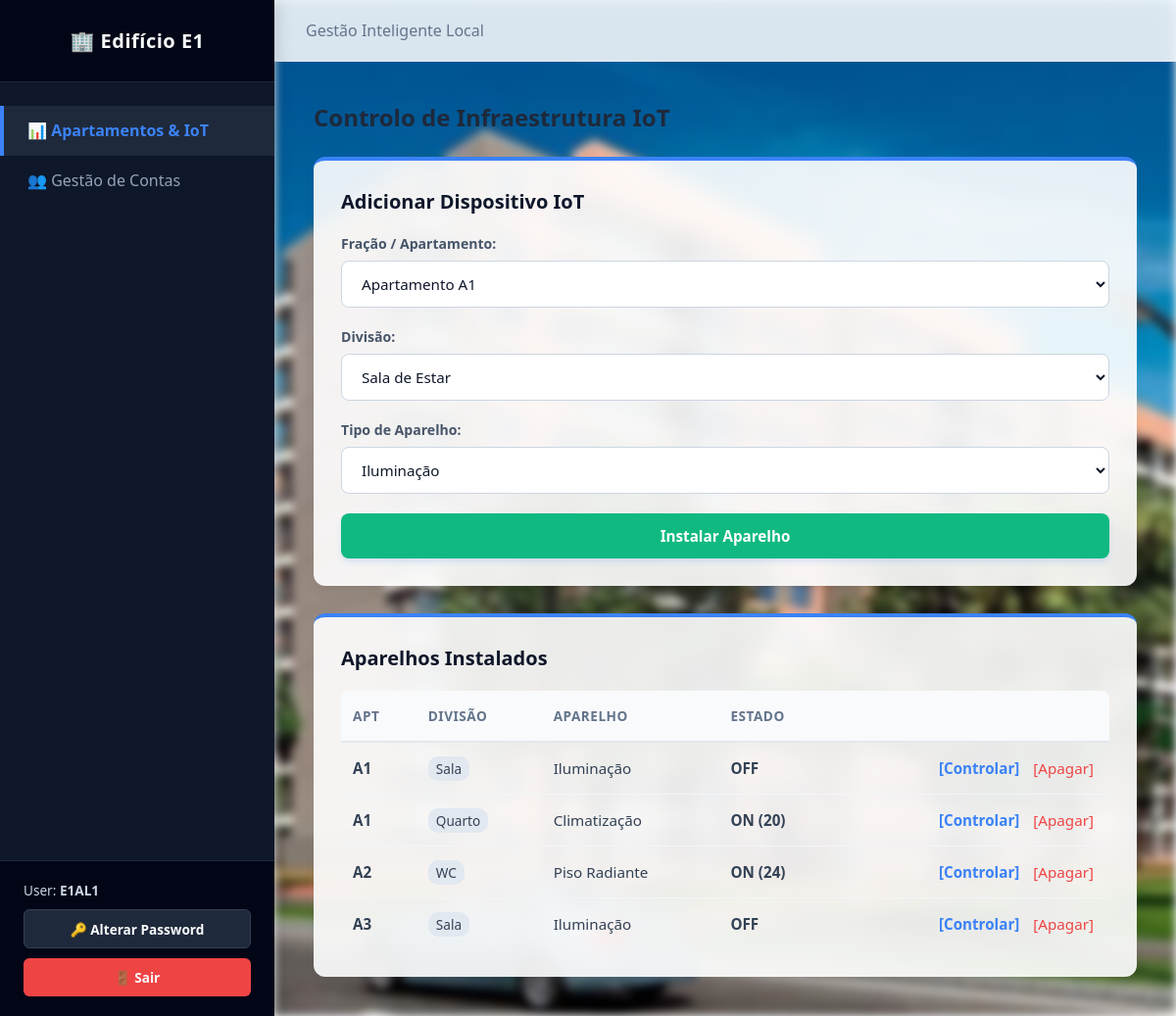
Before: /dashboard_al.php (signed in) with the older database file.
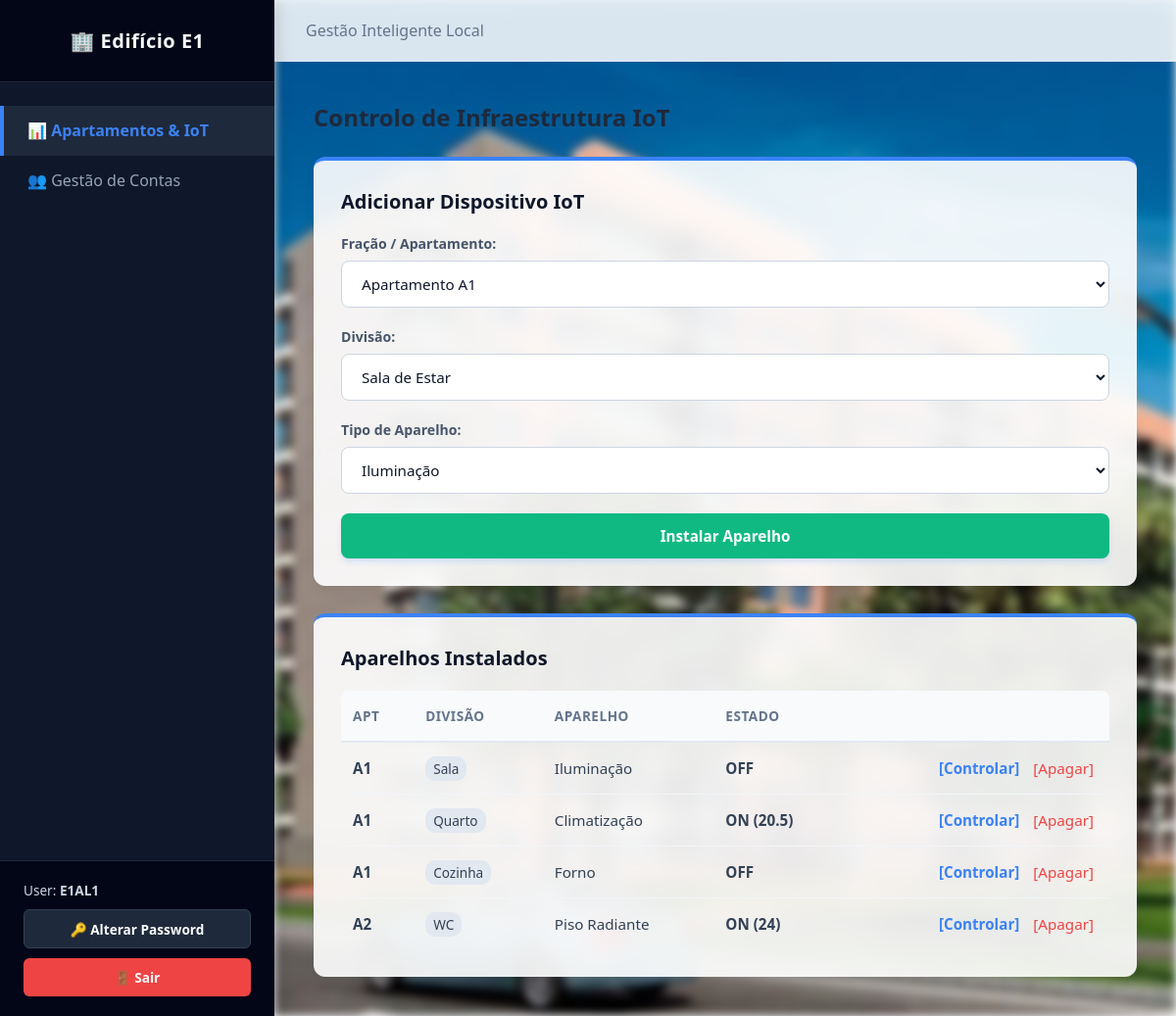
After: the same page with the newer database file.
### tables this page shows
CREATE TABLE equipamentos_iot (
    id_equipamento INTEGER PRIMARY KEY AUTOINCREMENT,
    tipo TEXT NOT NULL,          -- 'Iluminação', 'Climatização', 'Estores', 'Forno', etc.
    estado TEXT DEFAULT 'OFF',   
    id_edificio TEXT NOT NULL,   
    id_apartamento TEXT NOT NULL,
    divisao TEXT NOT NULL        -- 'Sala', 'Cozinha', 'Quarto', 'WC'
);

### dashboard_al.php (the view, shortened to what this page needs)
<?php
$user_id = $_SESSION['user_id'];
$user_tipo = $_SESSION['user_tipo'];
$db = new SQLite3('database.db');
if ($user_tipo === 'AG') {
    $meu_edificio = isset($_GET['edificio']) ? strtoupper(trim($_GET['edificio'])) : 'E1';
} else {
    preg_match('/^(E\d+)/i', $user_id, $matches);
    $meu_edificio = isset($matches[1]) ? strtoupper($matches[1]) : 'E1';
}
$tab_ativa = isset($_GET['tab']) ? $_GET['tab'] : 'apartamentos';
$stmt_dispositivos = $db->prepare("SELECT * FROM equipamentos_iot WHERE id_edificio = :edificio ORDER BY id_apartamento ASC");
$stmt_dispositivos->bindValue(':edificio', $meu_edificio, SQLITE3_TEXT);
$dispositivos = $stmt_dispositivos->execute();
?>
<!DOCTYPE html>
<html lang="pt">
<head>
    <link rel="stylesheet" href="css/styles.css?v=1.1">
</head>
<body>
    <div class="app-wrapper">
        <aside class="sidebar">
            <div>
                <div class="sidebar-header">🏢 Edifício <?php echo $meu_edificio; ?></div>
                <ul class="sidebar-menu">
                    <li class="sidebar-item <?php echo ($tab_ativa === 'apartamentos') ? 'active' : ''; ?>">
                        <a href="dashboard_al.php?edificio=<?php echo $meu_edificio; ?>&tab=apartamentos">📊 Apartamentos & IoT</a>
                    </li>
                    <li class="sidebar-item <?php echo ($tab_ativa === 'contas') ? 'active' : ''; ?>">
                        <a href="dashboard_al.php?edificio=<?php echo $meu_edificio; ?>&tab=contas">👥 Gestão de Contas</a>
                    </li>
                </ul>
            </div>
            <div class="sidebar-footer">
                <div>User: <strong><?php echo $user_id; ?></strong></div>
                <a href="alterar_password.php" class="btn-sidebar-action">🔑 Alterar Password</a>
                <a href="index.html" class="btn-sidebar-action btn-sidebar-logout">🚪 Sair</a>
            </div>
        </aside>
        <div class="main-content">
            <header class="top-bar">
                <div>
                    <?php if ($user_tipo === 'AG'): ?>
                        <a href="dashboard_ag.php" class="btn-action" style="background:#64748b; color:white; text-decoration:none;">← Painel Geral AG</a>
                    <?php else: ?>
                        <span style="color:#64748b; font-weight:500;">Gestão Inteligente Local</span>
                    <?php endif; ?>
                </div>
            </header>
            <main class="container">
                <?php if ($tab_ativa === 'apartamentos'): ?>
                    <h2>Controlo de Infraestrutura IoT</h2>
                    <div class="grid-layout">
                        <div class="card" style="flex: 1 1 350px;">
                            <h3 class="card-title">Adicionar Dispositivo IoT</h3>
                            <form method="POST" action="dashboard_al.php?edificio=<?php echo $meu_edificio; ?>&tab=apartamentos">
                                <div class="form-group">
                                    <label>Fração / Apartamento:</label>
                                    <select name="iot_apt">
                                        <?php for($i=1; $i<=10; $i++) echo "<option value='A$i'>Apartamento A$i</option>"; ?>
                                    </select>
                                </div>
                                <div class="form-group">
                                    <label>Divisão:</label>
                                    <select id="iot_divisao" name="iot_divisao" onchange="atualizarAparelhos()">
                                        <option value="Sala">Sala de Estar</option>
                                    </select>
                                </div>
                                <div class="form-group">
                                    <label>Tipo de Aparelho:</label>
                                    <select id="iot_tipo" name="iot_tipo"></select>
                                </div>
                                <button type="submit" name="add_iot" class="btn-submit" style="background:#10b981;">Instalar Aparelho</button>
                            </form>
                        </div>
                        <div class="card" style="flex: 1 1 600px;">
                            <h3 class="card-title">Aparelhos Instalados</h3>
                            <div class="table-responsive">
                                <table>
                                    <thead><tr><th>Apt</th><th>Divisão</th><th>Aparelho</th><th>Estado</th><th></th></tr></thead>
                                    <tbody>
                                        <?php while($row = $dispositivos->fetchArray(SQLITE3_ASSOC)): ?>
                                            <tr>
                                                <td><strong><?php echo $row['id_apartamento']; ?></strong></td>
                                                <td><span style="background:#e2e8f0; padding:3px 8px; border-radius:10px; font-size:0.85rem;"><?php echo $row['divisao']; ?></span></td>
                                                <td><?php echo $row['tipo']; ?></td>
                                                <td><strong><?php echo $row['estado']; ?></strong></td>
                                                <td>
                                                    <a href="dashboard_clt.php?simular_apt=<?php echo $row['id_apartamento']; ?>&simular_edf=<?php echo $meu_edificio; ?>" style="color:#3b82f6; text-decoration:none; font-weight:bold; margin-right:10px;">[Controlar]</a>
                                                    <a href="dashboard_al.php?edificio=<?php echo $meu_edificio; ?>&tab=apartamentos&eliminar_iot=<?php echo $row['id_equipamento']; ?>" onclick="return confirm('Eliminar dispositivo?')" style="color:#ef4444; text-decoration:none;">[Apagar]</a>
                                                </td>
                                            </tr>
                                        <?php endwhile; ?>
                                    </tbody>
                                </table>
                            </div>
                        </div>
                    </div>
                <?php endif; ?>
            </main>
        </div>
    </div>
</body>
</html>

### css/styles.css (style rules this page uses)
* { margin: 0; padding: 0; box-sizing: border-box; font-family: 'Segoe UI', system-ui, -apple-system, sans-serif; }
body { background: #f1f5f9; color: #1e293b; min-height: 100vh; display: flex; }
.app-wrapper { display: flex; min-height: 100vh; width: 100%; }
.sidebar { width: 280px; background-color: #0f172a; color: #f8fafc; display: flex; flex-direction: column; justify-content: space-between; flex-shrink: 0; box-shadow: 4px 0 15px rgba(0, 0, 0, 0.15); z-index: 10; }
.sidebar-header { padding: 1.75rem 1.5rem; background-color: #020617; font-size: 1.25rem; font-weight: 700; border-bottom: 1px solid #1e293b; text-align: center; letter-spacing: 0.5px; }
.sidebar-menu { list-style: none; padding: 1.5rem 0; flex: 1; }
.sidebar-item a { display: flex; align-items: center; gap: 12px; padding: 0.9rem 1.5rem; color: #94a3b8; text-decoration: none; font-weight: 500; border-left: 4px solid transparent; transition: all 0.2s ease; }
.sidebar-item.active a { background-color: #1e293b; color: #3b82f6; border-left-color: #3b82f6; font-weight: 600; }
.sidebar-footer { padding: 1.25rem 1.5rem; border-top: 1px solid #1e293b; background-color: #020617; font-size: 0.85rem; color: #cbd5e1; display: flex; flex-direction: column; gap: 10px; }
.btn-sidebar-action { display: block; text-align: center; padding: 0.6rem; background: #1e293b; color: #f8fafc; text-decoration: none; border-radius: 6px; font-weight: 600; font-size: 0.85rem; transition: background 0.2s; border: 1px solid #334155; }
.btn-sidebar-logout { background: #ef4444; border: none; }
.main-content { flex: 1; display: flex; flex-direction: column; position: relative; background-color: #f8fafc; }
.main-content::before { content: ""; position: absolute; top: 0; left: 0; width: 100%; height: 100%; background-image: url('../images/fundo.jpg'); background-size: cover; background-position: center; background-repeat: no-repeat; filter: blur(5px); pointer-events: none; z-index: 1; }
.top-bar { background-color: rgba(255, 255, 255, 0.85); backdrop-filter: blur(8px); padding: 1.25rem 2rem; display: flex; justify-content: space-between; align-items: center; border-bottom: 1px solid #e2e8f0; z-index: 5; }
.container { padding: 2.5rem; flex: 1; max-width: 1400px; margin: 0 auto; width: 100%; position: relative; z-index: 5; }
.grid-layout { display: flex; flex-wrap: wrap; gap: 1.75rem; margin-top: 1.5rem; }
.card { background: rgba(255, 255, 255, 0.9); backdrop-filter: blur(10px); padding: 1.75rem; border-radius: 12px; border-top: 4px solid #3b82f6; box-shadow: 0 10px 15px -3px rgba(0, 0, 0, 0.05), 0 4px 6px -2px rgba(0, 0, 0, 0.05); flex: 1 1 calc(33.333% - 1.75rem); min-width: 320px; }
.card-title { font-size: 1.25rem; font-weight: 700; margin-bottom: 1.25rem; color: #0f172a; display: flex; align-items: center; gap: 8px; }
.form-group { margin-bottom: 1.25rem; }
.form-group label { display: block; margin-bottom: 0.5rem; font-weight: 600; color: #475569; font-size: 0.88rem; }
.form-group input, .form-group select { width: 100%; padding: 0.75rem 1rem; border: 1px solid #cbd5e1; border-radius: 8px; font-size: 0.95rem; color: #0f172a; background-color: #ffffff; transition: all 0.2s; }
.btn-submit { width: 100%; padding: 0.8rem; background-color: #3b82f6; color: white; border: none; border-radius: 8px; font-size: 0.95rem; font-weight: 600; cursor: pointer; box-shadow: 0 4px 6px -1px rgba(59, 130, 246, 0.2); transition: all 0.2s; }
.table-responsive { width: 100%; overflow-x: auto; margin-top: 1rem; background: transparent; border-radius: 8px; }
table { width: 100%; border-collapse: collapse; }
th { background-color: #f8fafc; color: #64748b; font-weight: 600; font-size: 0.85rem; text-transform: uppercase; letter-spacing: 0.5px; padding: 1rem 0.75rem; border-bottom: 2px solid #e2e8f0; }
td { padding: 1rem 0.75rem; border-bottom: 1px solid #f1f5f9; font-size: 0.95rem; color: #334155; }
tr:last-child td { border-bottom: none; }
.table-responsive table { table-layout: fixed; }
th:nth-child(1), td:nth-child(1) { text-align: left; }
th:nth-child(2), td:nth-child(2) { text-align: right; padding-right: 1rem; }
table:has(th:nth-child(4)) { table-layout: auto !important; }
table:has(th:nth-child(4)) th, table:has(th:nth-child(4)) td { width: auto !important; text-align: left !important; padding: 1rem 0.75rem !important; }
table:has(th:nth-child(4)) th:last-child, table:has(th:nth-child(4)) td:last-child { text-align: right !important; padding-right: 1rem !important; }

Changed rows visible on the page:
removed equipamentos_iot: id_apartamento "A3", divisao "Sala", tipo "Iluminação", estado "OFF"
changed equipamentos_iot "Climatização": estado "ON (20)" → "ON (20.5)"
added equipamentos_iot: id_apartamento "A1", divisao "Cozinha", tipo "Forno", estado "OFF"
